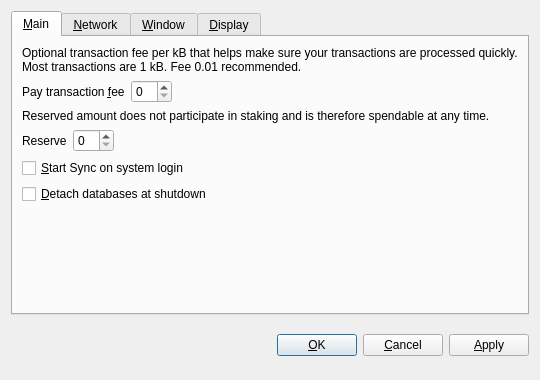
<?xml version="1.0" encoding="UTF-8"?>
<ui version="4.0">
 <class>OptionsDialog</class>
 <widget class="QDialog" name="OptionsDialog">
  <property name="geometry">
   <rect>
    <x>0</x>
    <y>0</y>
    <width>540</width>
    <height>380</height>
   </rect>
  </property>
  <property name="windowTitle">
   <string>Options</string>
  </property>
  <property name="modal">
   <bool>true</bool>
  </property>
  <layout class="QVBoxLayout" name="verticalLayout">
   <item>
    <widget class="QTabWidget" name="tabWidget">
     <property name="tabPosition">
      <enum>QTabWidget::North</enum>
     </property>
     <property name="currentIndex">
      <number>0</number>
     </property>
     <widget class="QWidget" name="tabMain">
      <attribute name="title">
       <string>&amp;Main</string>
      </attribute>
      <layout class="QVBoxLayout" name="verticalLayout_Main">
       <item>
        <widget class="QLabel" name="transactionFeeInfoLabel">
         <property name="text">
          <string>Optional transaction fee per kB that helps make sure your transactions are processed quickly. Most transactions are 1 kB. Fee 0.01 recommended.</string>
         </property>
         <property name="textFormat">
          <enum>Qt::PlainText</enum>
         </property>
         <property name="wordWrap">
          <bool>true</bool>
         </property>
        </widget>
       </item>
       <item>
        <layout class="QHBoxLayout" name="horizontalLayoutFee">
         <item>
          <widget class="QLabel" name="transactionFeeLabel">
           <property name="text">
            <string>Pay transaction &amp;fee</string>
           </property>
           <property name="textFormat">
            <enum>Qt::PlainText</enum>
           </property>
           <property name="buddy">
            <cstring>transactionFee</cstring>
           </property>
          </widget>
         </item>
         <item>
          <widget class="BitcoinAmountField" name="transactionFee"/>
         </item>
         <item>
          <spacer name="horizontalSpacerFee">
           <property name="orientation">
            <enum>Qt::Horizontal</enum>
           </property>
           <property name="sizeHint" stdset="0">
            <size>
             <width>40</width>
             <height>20</height>
            </size>
           </property>
          </spacer>
         </item>
        </layout>
       </item>
       <item>
        <widget class="QLabel" name="reserveBalanceInfoLabel">
         <property name="text">
          <string>Reserved amount does not participate in staking and is therefore spendable at any time.</string>
         </property>
         <property name="textFormat">
          <enum>Qt::PlainText</enum>
         </property>
         <property name="wordWrap">
          <bool>true</bool>
         </property>
        </widget>
       </item>
       <item>
        <layout class="QHBoxLayout" name="horizontalLayoutReserveBalance">
         <item>
          <widget class="QLabel" name="reserveBalanceLabel">
           <property name="text">
            <string>Reserve</string>
           </property>
           <property name="textFormat">
            <enum>Qt::PlainText</enum>
           </property>
           <property name="buddy">
            <cstring>reserveBalance</cstring>
           </property>
          </widget>
         </item>
         <item>
          <widget class="BitcoinAmountField" name="reserveBalance"/>
         </item>
         <item>
          <spacer name="horizontalSpacerReserveBalance">
           <property name="orientation">
            <enum>Qt::Horizontal</enum>
           </property>
           <property name="sizeHint" stdset="0">
            <size>
             <width>40</width>
             <height>20</height>
            </size>
           </property>
          </spacer>
         </item>
        </layout>
       </item>
       <item>
        <widget class="QCheckBox" name="bitcoinAtStartup">
         <property name="toolTip">
          <string>Automatically start Sync after logging in to the system.</string>
         </property>
         <property name="text">
          <string>&amp;Start Sync on system login</string>
         </property>
        </widget>
       </item>
       <item>
        <widget class="QCheckBox" name="detachDatabases">
         <property name="toolTip">
          <string>Detach block and address databases at shutdown. This means they can be moved to another data directory, but it slows down shutdown. The wallet is always detached.</string>
         </property>
         <property name="text">
          <string>&amp;Detach databases at shutdown</string>
         </property>
        </widget>
       </item>
       <item>
        <spacer name="verticalSpacer_Main">
         <property name="orientation">
          <enum>Qt::Vertical</enum>
         </property>
         <property name="sizeHint" stdset="0">
          <size>
           <width>20</width>
           <height>40</height>
          </size>
         </property>
        </spacer>
       </item>
      </layout>
     </widget>
     <widget class="QWidget" name="tabNetwork">
      <attribute name="title">
       <string>&amp;Network</string>
      </attribute>
      <layout class="QVBoxLayout" name="verticalLayout_Network">
       <item>
        <widget class="QCheckBox" name="mapPortUpnp">
         <property name="toolTip">
          <string>Automatically open the Sync client port on the router. This only works when your router supports UPnP and it is enabled.</string>
         </property>
         <property name="text">
          <string>Map port using &amp;UPnP</string>
         </property>
        </widget>
       </item>
       <item>
        <widget class="QCheckBox" name="connectSocks">
         <property name="toolTip">
          <string>Connect to the Sync network through a SOCKS proxy (e.g. when connecting through Tor).</string>
         </property>
         <property name="text">
          <string>&amp;Connect through SOCKS proxy:</string>
         </property>
        </widget>
       </item>
       <item>
        <layout class="QHBoxLayout" name="horizontalLayout_Network">
         <item>
          <widget class="QLabel" name="proxyIpLabel">
           <property name="text">
            <string>Proxy &amp;IP:</string>
           </property>
           <property name="textFormat">
            <enum>Qt::PlainText</enum>
           </property>
           <property name="buddy">
            <cstring>proxyIp</cstring>
           </property>
          </widget>
         </item>
         <item>
          <widget class="QValidatedLineEdit" name="proxyIp">
           <property name="maximumSize">
            <size>
             <width>140</width>
             <height>16777215</height>
            </size>
           </property>
           <property name="toolTip">
            <string>IP address of the proxy (e.g. 127.0.0.1)</string>
           </property>
          </widget>
         </item>
         <item>
          <widget class="QLabel" name="proxyPortLabel">
           <property name="text">
            <string>&amp;Port:</string>
           </property>
           <property name="textFormat">
            <enum>Qt::PlainText</enum>
           </property>
           <property name="buddy">
            <cstring>proxyPort</cstring>
           </property>
          </widget>
         </item>
         <item>
          <widget class="QLineEdit" name="proxyPort">
           <property name="maximumSize">
            <size>
             <width>55</width>
             <height>16777215</height>
            </size>
           </property>
           <property name="toolTip">
            <string>Port of the proxy (e.g. 9050)</string>
           </property>
          </widget>
         </item>
         <item>
          <widget class="QLabel" name="socksVersionLabel">
           <property name="text">
            <string>SOCKS &amp;Version:</string>
           </property>
           <property name="textFormat">
            <enum>Qt::PlainText</enum>
           </property>
           <property name="buddy">
            <cstring>socksVersion</cstring>
           </property>
          </widget>
         </item>
         <item>
          <widget class="QValueComboBox" name="socksVersion">
           <property name="toolTip">
            <string>SOCKS version of the proxy (e.g. 5)</string>
           </property>
          </widget>
         </item>
         <item>
          <spacer name="horizontalSpacer_Network">
           <property name="orientation">
            <enum>Qt::Horizontal</enum>
           </property>
           <property name="sizeHint" stdset="0">
            <size>
             <width>40</width>
             <height>20</height>
            </size>
           </property>
          </spacer>
         </item>
        </layout>
       </item>
       <item>
        <spacer name="verticalSpacer_Network">
         <property name="orientation">
          <enum>Qt::Vertical</enum>
         </property>
         <property name="sizeHint" stdset="0">
          <size>
           <width>20</width>
           <height>40</height>
          </size>
         </property>
        </spacer>
       </item>
      </layout>
     </widget>
     <widget class="QWidget" name="tabWindow">
      <attribute name="title">
       <string>&amp;Window</string>
      </attribute>
      <layout class="QVBoxLayout" name="verticalLayout_Window">
       <item>
        <widget class="QCheckBox" name="minimizeToTray">
         <property name="toolTip">
          <string>Show only a tray icon after minimizing the window.</string>
         </property>
         <property name="text">
          <string>&amp;Minimize to the tray instead of the taskbar</string>
         </property>
        </widget>
       </item>
       <item>
        <widget class="QCheckBox" name="minimizeOnClose">
         <property name="toolTip">
          <string>Minimize instead of exit the application when the window is closed. When this option is enabled, the application will be closed only after selecting Quit in the menu.</string>
         </property>
         <property name="text">
          <string>M&amp;inimize on close</string>
         </property>
        </widget>
       </item>
       <item>
        <spacer name="verticalSpacer_Window">
         <property name="orientation">
          <enum>Qt::Vertical</enum>
         </property>
         <property name="sizeHint" stdset="0">
          <size>
           <width>20</width>
           <height>40</height>
          </size>
         </property>
        </spacer>
       </item>
      </layout>
     </widget>
     <widget class="QWidget" name="tabDisplay">
      <attribute name="title">
       <string>&amp;Display</string>
      </attribute>
      <layout class="QVBoxLayout" name="verticalLayout_Display">
       <item>
        <layout class="QHBoxLayout" name="horizontalLayout_1_Display">
         <item>
          <widget class="QLabel" name="langLabel">
           <property name="text">
            <string>User Interface &amp;language:</string>
           </property>
           <property name="textFormat">
            <enum>Qt::PlainText</enum>
           </property>
           <property name="buddy">
            <cstring>lang</cstring>
           </property>
          </widget>
         </item>
         <item>
          <widget class="QValueComboBox" name="lang">
           <property name="toolTip">
            <string>The user interface language can be set here. This setting will take effect after restarting Sync.</string>
           </property>
          </widget>
         </item>
        </layout>
       </item>
       <item>
        <layout class="QHBoxLayout" name="horizontalLayout_2_Display">
         <item>
          <widget class="QLabel" name="unitLabel">
           <property name="text">
            <string>&amp;Unit to show amounts in:</string>
           </property>
           <property name="textFormat">
            <enum>Qt::PlainText</enum>
           </property>
           <property name="buddy">
            <cstring>unit</cstring>
           </property>
          </widget>
         </item>
         <item>
          <widget class="QValueComboBox" name="unit">
           <property name="toolTip">
            <string>Choose the default subdivision unit to show in the interface and when sending coins.</string>
           </property>
          </widget>
         </item>
        </layout>
       </item>
       <item>
        <widget class="QCheckBox" name="displayAddresses">
         <property name="toolTip">
          <string>Whether to show Sync addresses in the transaction list or not.</string>
         </property>
         <property name="text">
          <string>&amp;Display addresses in transaction list</string>
         </property>
        </widget>
       </item>
       <item>
        <widget class="QCheckBox" name="coinControlFeatures">
         <property name="toolTip">
          <string>Whether to show coin control features or not.</string>
         </property>
         <property name="text">
          <string>Display coin &amp;control features (experts only!)</string>
         </property>
        </widget>
       </item>
       <item>
        <spacer name="verticalSpacer_Display">
         <property name="orientation">
          <enum>Qt::Vertical</enum>
         </property>
         <property name="sizeHint" stdset="0">
          <size>
           <width>20</width>
           <height>40</height>
          </size>
         </property>
        </spacer>
       </item>
      </layout>
     </widget>
    </widget>
   </item>
   <item>
    <layout class="QHBoxLayout" name="horizontalLayout_Buttons">
     <item>
      <spacer name="horizontalSpacer_1">
       <property name="orientation">
        <enum>Qt::Horizontal</enum>
       </property>
       <property name="sizeHint" stdset="0">
        <size>
         <width>40</width>
         <height>48</height>
        </size>
       </property>
      </spacer>
     </item>
     <item>
      <widget class="QLabel" name="statusLabel">
       <property name="font">
        <font>
         <weight>75</weight>
         <bold>true</bold>
        </font>
       </property>
       <property name="text">
        <string/>
       </property>
       <property name="textFormat">
        <enum>Qt::PlainText</enum>
       </property>
       <property name="wordWrap">
        <bool>true</bool>
       </property>
      </widget>
     </item>
     <item>
      <spacer name="horizontalSpacer_2">
       <property name="orientation">
        <enum>Qt::Horizontal</enum>
       </property>
       <property name="sizeHint" stdset="0">
        <size>
         <width>40</width>
         <height>48</height>
        </size>
       </property>
      </spacer>
     </item>
     <item>
      <widget class="QPushButton" name="okButton">
       <property name="text">
        <string>&amp;OK</string>
       </property>
      </widget>
     </item>
     <item>
      <widget class="QPushButton" name="cancelButton">
       <property name="text">
        <string>&amp;Cancel</string>
       </property>
       <property name="autoDefault">
        <bool>false</bool>
       </property>
      </widget>
     </item>
     <item>
      <widget class="QPushButton" name="applyButton">
       <property name="text">
        <string>&amp;Apply</string>
       </property>
       <property name="autoDefault">
        <bool>false</bool>
       </property>
      </widget>
     </item>
    </layout>
   </item>
  </layout>
 </widget>
 <customwidgets>
  <customwidget>
   <class>BitcoinAmountField</class>
   <extends>QSpinBox</extends>
   <header>bitcoinamountfield.h</header>
  </customwidget>
  <customwidget>
   <class>QValueComboBox</class>
   <extends>QComboBox</extends>
   <header>qvaluecombobox.h</header>
  </customwidget>
  <customwidget>
   <class>QValidatedLineEdit</class>
   <extends>QLineEdit</extends>
   <header>qvalidatedlineedit.h</header>
  </customwidget>
 </customwidgets>
 <resources/>
 <connections/>
</ui>
